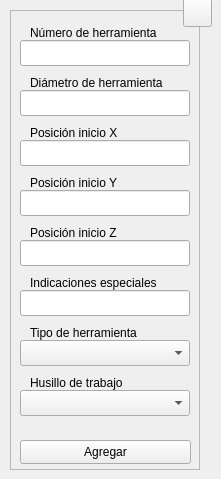
  <widget class="QWidget" name="centralwidget">
   <widget class="QFrame" name="frame">
    <property name="geometry">
     <rect>
      <x>10</x>
      <y>10</y>
      <width>190</width>
      <height>460</height>
     </rect>
    </property>
    <property name="sizePolicy">
     <sizepolicy hsizetype="Fixed" vsizetype="Fixed">
      <horstretch>0</horstretch>
      <verstretch>0</verstretch>
     </sizepolicy>
    </property>
    <property name="minimumSize">
     <size>
      <width>190</width>
      <height>460</height>
     </size>
    </property>
    <property name="maximumSize">
     <size>
      <width>190</width>
      <height>460</height>
     </size>
    </property>
    <property name="frameShape">
     <enum>QFrame::StyledPanel</enum>
    </property>
    <property name="frameShadow">
     <enum>QFrame::Raised</enum>
    </property>
    <widget class="QLineEdit" name="tbx_tol">
     <property name="geometry">
      <rect>
       <x>10</x>
       <y>30</y>
       <width>170</width>
       <height>26</height>
      </rect>
     </property>
     <property name="minimumSize">
      <size>
       <width>170</width>
       <height>0</height>
      </size>
     </property>
     <property name="maximumSize">
      <size>
       <width>170</width>
       <height>16777215</height>
      </size>
     </property>
     <property name="toolTip">
      <string>Digite el número de herramienta a llamar</string>
     </property>
     <property name="statusTip">
      <string/>
     </property>
     <property name="alignment">
      <set>Qt::AlignCenter</set>
     </property>
     <property name="placeholderText">
      <string/>
     </property>
    </widget>
    <widget class="QLabel" name="lbl_tol">
     <property name="enabled">
      <bool>true</bool>
     </property>
     <property name="geometry">
      <rect>
       <x>20</x>
       <y>10</y>
       <width>139</width>
       <height>26</height>
      </rect>
     </property>
     <property name="text">
      <string>Número de herramienta</string>
     </property>
     <property name="buddy">
      <cstring>lbl_tol</cstring>
     </property>
    </widget>
    <widget class="QLineEdit" name="tbx_spc">
     <property name="geometry">
      <rect>
       <x>10</x>
       <y>280</y>
       <width>170</width>
       <height>26</height>
      </rect>
     </property>
     <property name="minimumSize">
      <size>
       <width>170</width>
       <height>0</height>
      </size>
     </property>
     <property name="maximumSize">
      <size>
       <width>170</width>
       <height>16777215</height>
      </size>
     </property>
     <property name="toolTip">
      <string>Digite las indicaciones especiales sobre la herramienta</string>
     </property>
     <property name="statusTip">
      <string/>
     </property>
     <property name="alignment">
      <set>Qt::AlignCenter</set>
     </property>
     <property name="placeholderText">
      <string/>
     </property>
    </widget>
    <widget class="QLabel" name="lbl_spc">
     <property name="enabled">
      <bool>true</bool>
     </property>
     <property name="geometry">
      <rect>
       <x>20</x>
       <y>260</y>
       <width>131</width>
       <height>26</height>
      </rect>
     </property>
     <property name="text">
      <string>Indicaciones especiales</string>
     </property>
    </widget>
    <widget class="QPushButton" name="btn_save">
     <property name="geometry">
      <rect>
       <x>10</x>
       <y>430</y>
       <width>171</width>
       <height>24</height>
      </rect>
     </property>
     <property name="sizePolicy">
      <sizepolicy hsizetype="Expanding" vsizetype="Expanding">
       <horstretch>0</horstretch>
       <verstretch>0</verstretch>
      </sizepolicy>
     </property>
     <property name="minimumSize">
      <size>
       <width>88</width>
       <height>0</height>
      </size>
     </property>
     <property name="toolTip">
      <string>Agregar los datos al programa CNC</string>
     </property>
     <property name="statusTip">
      <string/>
     </property>
     <property name="text">
      <string>Agregar</string>
     </property>
     <property name="shortcut">
      <string>Ctrl+S</string>
     </property>
     <property name="autoDefault">
      <bool>true</bool>
     </property>
    </widget>
    <widget class="QLabel" name="lbl_typ">
     <property name="enabled">
      <bool>true</bool>
     </property>
     <property name="geometry">
      <rect>
       <x>20</x>
       <y>310</y>
       <width>118</width>
       <height>26</height>
      </rect>
     </property>
     <property name="text">
      <string>Tipo de herramienta</string>
     </property>
     <property name="buddy">
      <cstring>lbl_typ</cstring>
     </property>
    </widget>
    <widget class="QLabel" name="lbl_dia">
     <property name="enabled">
      <bool>true</bool>
     </property>
     <property name="geometry">
      <rect>
       <x>20</x>
       <y>60</y>
       <width>141</width>
       <height>26</height>
      </rect>
     </property>
     <property name="text">
      <string>Diámetro de herramienta</string>
     </property>
     <property name="buddy">
      <cstring>lbl_dia</cstring>
     </property>
    </widget>
    <widget class="QLineEdit" name="tbx_dia">
     <property name="geometry">
      <rect>
       <x>10</x>
       <y>80</y>
       <width>170</width>
       <height>26</height>
      </rect>
     </property>
     <property name="minimumSize">
      <size>
       <width>170</width>
       <height>0</height>
      </size>
     </property>
     <property name="maximumSize">
      <size>
       <width>170</width>
       <height>16777215</height>
      </size>
     </property>
     <property name="toolTip">
      <string>Digite el diámetro de la herramienta</string>
     </property>
     <property name="statusTip">
      <string/>
     </property>
     <property name="alignment">
      <set>Qt::AlignCenter</set>
     </property>
     <property name="placeholderText">
      <string/>
     </property>
    </widget>
    <widget class="QComboBox" name="cbx_typ">
     <property name="geometry">
      <rect>
       <x>10</x>
       <y>330</y>
       <width>170</width>
       <height>26</height>
      </rect>
     </property>
     <property name="minimumSize">
      <size>
       <width>170</width>
       <height>26</height>
      </size>
     </property>
     <property name="maximumSize">
      <size>
       <width>170</width>
       <height>16777215</height>
      </size>
     </property>
     <property name="toolTip">
      <string>Seleccione el tipo de herramienta a utilizar</string>
     </property>
    </widget>
    <widget class="QComboBox" name="cbx_sde">
     <property name="geometry">
      <rect>
       <x>10</x>
       <y>380</y>
       <width>170</width>
       <height>26</height>
      </rect>
     </property>
     <property name="minimumSize">
      <size>
       <width>170</width>
       <height>26</height>
      </size>
     </property>
     <property name="maximumSize">
      <size>
       <width>170</width>
       <height>16777215</height>
      </size>
     </property>
     <property name="toolTip">
      <string>Seleccione el husillo de trabajo a utilizar</string>
     </property>
    </widget>
    <widget class="QLabel" name="lbl_sde">
     <property name="enabled">
      <bool>true</bool>
     </property>
     <property name="geometry">
      <rect>
       <x>20</x>
       <y>360</y>
       <width>101</width>
       <height>26</height>
      </rect>
     </property>
     <property name="text">
      <string>Husillo de trabajo</string>
     </property>
     <property name="buddy">
      <cstring>lbl_typ</cstring>
     </property>
    </widget>
    <widget class="QLineEdit" name="tbx_xin">
     <property name="geometry">
      <rect>
       <x>10</x>
       <y>130</y>
       <width>170</width>
       <height>26</height>
      </rect>
     </property>
     <property name="minimumSize">
      <size>
       <width>170</width>
       <height>0</height>
      </size>
     </property>
     <property name="maximumSize">
      <size>
       <width>170</width>
       <height>16777215</height>
      </size>
     </property>
     <property name="toolTip">
      <string>Digite la posición de inicio en el eje X</string>
     </property>
     <property name="statusTip">
      <string/>
     </property>
     <property name="alignment">
      <set>Qt::AlignCenter</set>
     </property>
     <property name="placeholderText">
      <string/>
     </property>
    </widget>
    <widget class="QLabel" name="lbl_xin">
     <property name="enabled">
      <bool>true</bool>
     </property>
     <property name="geometry">
      <rect>
       <x>20</x>
       <y>110</y>
       <width>98</width>
       <height>26</height>
      </rect>
     </property>
     <property name="text">
      <string>Posición inicio X</string>
     </property>
    </widget>
    <widget class="QLabel" name="lbl_yin">
     <property name="enabled">
      <bool>true</bool>
     </property>
     <property name="geometry">
      <rect>
       <x>20</x>
       <y>160</y>
       <width>98</width>
       <height>26</height>
      </rect>
     </property>
     <property name="text">
      <string>Posición inicio Y</string>
     </property>
    </widget>
    <widget class="QLineEdit" name="tbx_yin">
     <property name="geometry">
      <rect>
       <x>10</x>
       <y>180</y>
       <width>170</width>
       <height>26</height>
      </rect>
     </property>
     <property name="minimumSize">
      <size>
       <width>170</width>
       <height>0</height>
      </size>
     </property>
     <property name="maximumSize">
      <size>
       <width>170</width>
       <height>16777215</height>
      </size>
     </property>
     <property name="toolTip">
      <string>Digite la posición de inicio en el eje Y</string>
     </property>
     <property name="statusTip">
      <string/>
     </property>
     <property name="alignment">
      <set>Qt::AlignCenter</set>
     </property>
     <property name="placeholderText">
      <string/>
     </property>
    </widget>
    <widget class="QLabel" name="lbl_zin">
     <property name="enabled">
      <bool>true</bool>
     </property>
     <property name="geometry">
      <rect>
       <x>20</x>
       <y>210</y>
       <width>98</width>
       <height>26</height>
      </rect>
     </property>
     <property name="text">
      <string>Posición inicio Z</string>
     </property>
    </widget>
    <widget class="QLineEdit" name="tbx_zin">
     <property name="geometry">
      <rect>
       <x>10</x>
       <y>230</y>
       <width>170</width>
       <height>26</height>
      </rect>
     </property>
     <property name="minimumSize">
      <size>
       <width>170</width>
       <height>0</height>
      </size>
     </property>
     <property name="maximumSize">
      <size>
       <width>170</width>
       <height>16777215</height>
      </size>
     </property>
     <property name="toolTip">
      <string>Digite la posición de inicio en el eje Z</string>
     </property>
     <property name="statusTip">
      <string/>
     </property>
     <property name="alignment">
      <set>Qt::AlignCenter</set>
     </property>
     <property name="placeholderText">
      <string/>
     </property>
    </widget>
    <zorder>tbx_tol</zorder>
    <zorder>lbl_tol</zorder>
    <zorder>tbx_spc</zorder>
    <zorder>lbl_spc</zorder>
    <zorder>btn_save</zorder>
    <zorder>tbx_dia</zorder>
    <zorder>cbx_typ</zorder>
    <zorder>lbl_dia</zorder>
    <zorder>lbl_typ</zorder>
    <zorder>cbx_sde</zorder>
    <zorder>lbl_sde</zorder>
    <zorder>tbx_xin</zorder>
    <zorder>lbl_xin</zorder>
    <zorder>tbx_yin</zorder>
    <zorder>tbx_zin</zorder>
    <zorder>lbl_zin</zorder>
    <zorder>lbl_yin</zorder>
   </widget>
   <widget class="QToolButton" name="btn_help">
    <property name="geometry">
     <rect>
      <x>183</x>
      <y>-2</y>
      <width>29</width>
      <height>29</height>
     </rect>
    </property>
    <property name="font">
     <font>
      <pointsize>20</pointsize>
      <bold>true</bold>
     </font>
    </property>
    <property name="text">
     <string/>
    </property>
    <property name="icon">
     <iconset resource="../Gcode Editor 2.0/resources.qrc">
      <normaloff>:/icons/resources/question.png</normaloff>
      <normalon>:/icons/resources/question.png</normalon>
      <disabledoff>:/icons/resources/question.png</disabledoff>
      <disabledon>:/icons/resources/question.png</disabledon>
      <activeoff>:/icons/resources/question.png</activeoff>
      <activeon>:/icons/resources/question.png</activeon>
      <selectedoff>:/icons/resources/question.png</selectedoff>
      <selectedon>:/icons/resources/question.png</selectedon>:/icons/resources/question.png</iconset>
    </property>
    <property name="iconSize">
     <size>
      <width>20</width>
      <height>20</height>
     </size>
    </property>
    <property name="shortcut">
     <string>F1</string>
    </property>
   </widget>
  </widget>
